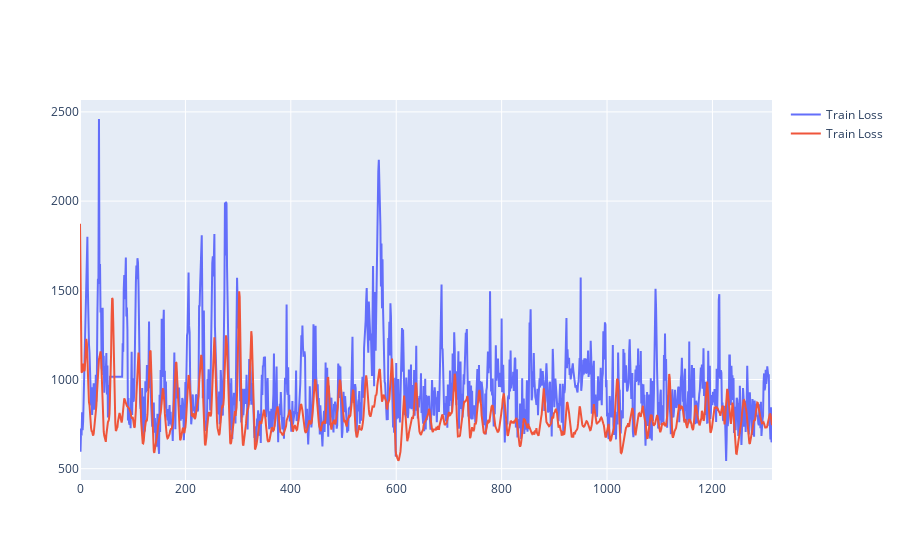

This figure's notebook cell:
### Code cell
fig = go.Figure()
fig.add_trace(go.Scatter(y=y_test_reshaped, name="Train Loss", mode='lines'))
fig.add_trace(go.Scatter(y=y_pred_reshaped, name="Train Loss", mode='lines'))

### Figure 1 — Plotly figure (JSON) as saved in the notebook; plotly's stock layout.template omitted (floating-point values rounded to 4 significant figures; data arrays with more than 128 entries replaced by an {"elided": "..."} marker saying what was removed)
{"data": [{"mode": "lines", "name": "Train Loss", "type": "scatter", "y": {"elided": "1314 float values"}}, {"mode": "lines", "name": "Train Loss", "type": "scatter", "y": {"elided": "1314 float values"}}], "layout": {"autosize": true, "xaxis": {"autorange": true, "range": [0, 1313]}, "yaxis": {"autorange": true, "range": [436.7, 2567.0], "type": "linear"}}}
